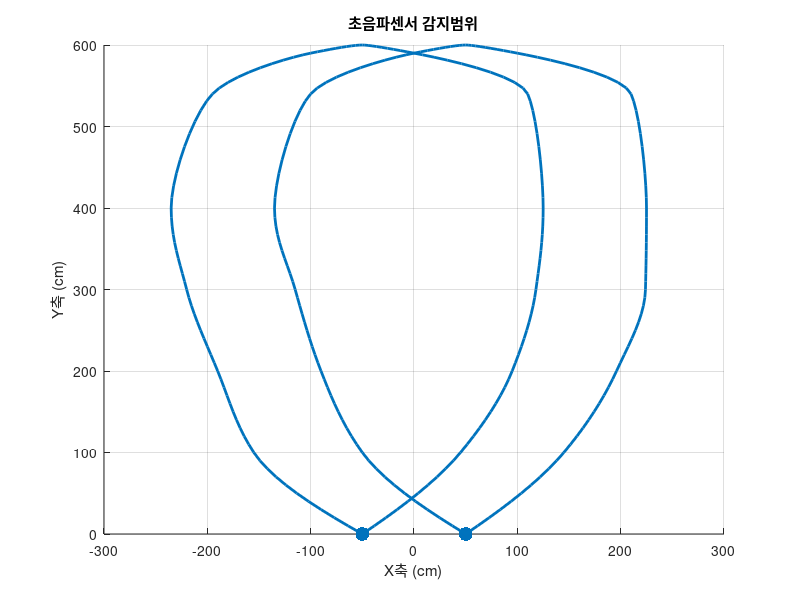

Reproduce this figure in MATLAB.
clc
clear all
% 초음파 센서의 위치 설정
sensor1 = [-50, 0];
sensor2 = [50, 0];

% 첫 번째 세트의 추가 좌표 설정
coordinates1 = [
    -50, 0;
    -155, 100;
    -190, 200;
    -220, 300;
    -235, 400;
    -195, 540;
    -100, 590;
    -50,600;
];

% 두 번째 세트의 추가 좌표 설정
coordinates2 = [
    -50, 0;
    45, 100;
    95, 200;
    118, 300;
    125, 400;
    110, 540;
    0, 590;
    -50, 600;
];

% 세 번째 세트의 추가 좌표 설정
coordinates3 = [
    -50, 0;
    -150, 100;
    -190, 200;
    -215, 300;
    -235, 400;
    -200, 540;
    -100, 590;
    -50,600;
];

% 네 번째 세트의 추가 좌표 설정
coordinates4 = [
    -50, 0;
    45, 100;
    96, 200;
    124, 300;
    125, 400;
    110, 540;
    0, 590;
    -50, 600;
];

% 보간을 위한 샘플 데이터 생성
sample_points = 1:0.1:size(coordinates1, 1);

% 각각의 추가 좌표를 보간하여 부드러운 곡선으로 그리기 (파란색)
interp_coordinates1 = interp1(1:size(coordinates1, 1), coordinates1, sample_points, 'pchip');
interp_coordinates2 = interp1(1:size(coordinates2, 1), coordinates2, sample_points, 'pchip');
interp_coordinates3 = interp1(1:size(coordinates3, 1), coordinates3, sample_points, 'pchip');
interp_coordinates4 = interp1(1:size(coordinates4, 1), coordinates4, sample_points, 'pchip');

% 그래프에 점 찍기
scatter([sensor1(1), sensor2(1)], [sensor1(2), sensor2(2)], 100, 'filled', 'Marker', 'o', 'DisplayName', '초음파센서');
hold on;
% scatter(coordinates1(:, 1), coordinates1(:, 2), 100, 'filled', 'Marker', 'x', 'DisplayName', '추가 좌표', 'MarkerEdgeColor', 'red');
% scatter(coordinates2(:, 1), coordinates2(:, 2), 100, 'filled', 'Marker', 'x', 'DisplayName', '추가 좌표', 'MarkerEdgeColor', 'red');
% scatter(coordinates3(:, 1), coordinates3(:, 2), 100, 'filled', 'Marker', 'x', 'DisplayName', '추가 좌표', 'MarkerEdgeColor', 'red');
% scatter(coordinates4(:, 1), coordinates4(:, 2), 100, 'filled', 'Marker', 'x', 'DisplayName', '추가 좌표', 'MarkerEdgeColor', 'red');

% 각각의 추가 좌표를 보간한 부드러운 곡선으로 그리기 (파란색)
% plot(interp_coordinates1(:, 1), interp_coordinates1(:, 2), 'b-', 'LineWidth', 2, 'DisplayName', '부드러운 선1');
% plot(interp_coordinates2(:, 1), interp_coordinates2(:, 2), 'b-', 'LineWidth', 2, 'DisplayName', '부드러운 선2');
% plot(interp_coordinates3(:, 1), interp_coordinates3(:, 2), 'b-', 'LineWidth', 2, 'DisplayName', '부드러운 선3');
% plot(interp_coordinates4(:, 1), interp_coordinates4(:, 2), 'b-', 'LineWidth', 2, 'DisplayName', '부드러운 선4');

plot(interp_coordinates1(:, 1), interp_coordinates1(:, 2),  'Color', [0 0.45 0.74], 'LineWidth', 2, 'DisplayName', '부드러운 선1');
plot(interp_coordinates2(:, 1), interp_coordinates2(:, 2),  'Color', [0 0.45 0.74],'LineWidth', 2, 'DisplayName', '부드러운 선2');
plot(interp_coordinates3(:, 1)+100, interp_coordinates3(:, 2),  'Color', [0 0.45 0.74], 'LineWidth', 2, 'DisplayName', '부드러운 선3');
plot(interp_coordinates4(:, 1)+100, interp_coordinates4(:, 2),  'Color', [0 0.45 0.74], 'LineWidth', 2, 'DisplayName', '부드러운 선4');

% 그래프에 레이블 추가
xlabel('X축 (cm)');
ylabel('Y축 (cm)');
title('초음파센서 감지범위');
%legend('Location', 'Best');
xlim([-300, 300]);
% 그리드 표시
grid on;

hold off;
